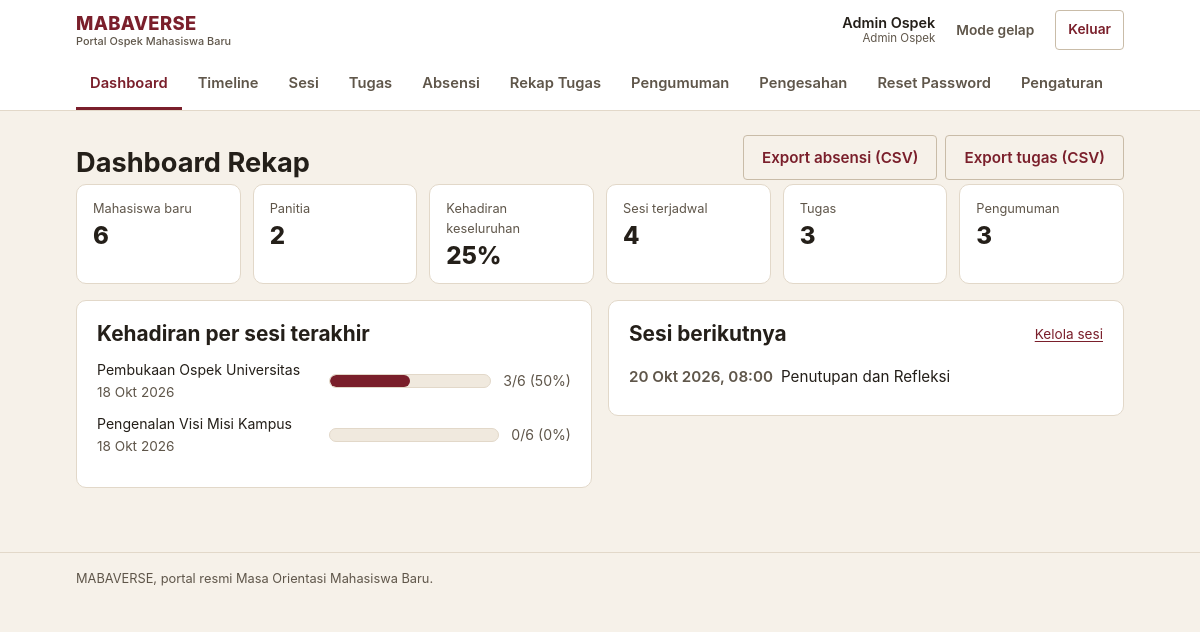
Screenshot of /admin/dashboard (signed in) with the database file from the repository.
### tables this page shows
CREATE TABLE sesi (
    id INT AUTO_INCREMENT PRIMARY KEY,
    tahap_id INT NOT NULL,
    judul VARCHAR(255) NOT NULL,
    tanggal DATE NOT NULL,
    jam_mulai TIME NOT NULL,
    jam_selesai TIME NOT NULL,
    lokasi_text VARCHAR(255) NOT NULL,
    lokasi_lat DECIMAL(10, 8) DEFAULT NULL,
    lokasi_lng DECIMAL(11, 8) DEFAULT NULL,
    radius_meter INT DEFAULT 150,
    pic VARCHAR(255) DEFAULT NULL,
    created_at TIMESTAMP DEFAULT CURRENT_TIMESTAMP,
    FOREIGN KEY (tahap_id) REFERENCES tahap_ospek(id) ON DELETE CASCADE
);

### controllers/AdminController.php (called while the page is built, shortened)
<?php
require_once __DIR__ . '/../models/Timeline.php';
class AdminController {
    public function dashboard() {
        $db = Database::getInstance()->getConnection();
        $timelineModel = new Timeline();
        $stats = [
            'total_maba' => $this->countUsers('maba'),
            'total_panitia' => $this->countUsers('panitia'),
            'total_admin' => $this->countUsers('admin') + $this->countUsers('superadmin'),
            'total_tugas' => $this->countRows('tugas'),
            'total_sesi' => $this->countRows('sesi'),
            'total_pengumuman' => $this->countRows('pengumuman'),
        ];
        $stmt = $db->query("
            SELECT
                (SELECT COUNT(*) FROM sesi WHERE CONCAT(tanggal, ' ', jam_mulai) <= NOW()) AS sesi_berjalan,
                (SELECT COUNT(*) FROM users WHERE role = 'maba' AND is_active = 1) AS total_maba_aktif,
                (SELECT COUNT(*) FROM absensi WHERE status IN ('hadir', 'di_luar_radius', 'terlambat')) AS absensi_masuk
        ");
        $agg = $stmt->fetch();
        $kapasitas = (int)$agg['sesi_berjalan'] * (int)$agg['total_maba_aktif'];
        $stats['persentase_kehadiran'] = $kapasitas > 0
            ? round((int)$agg['absensi_masuk'] / $kapasitas * 100, 1)
            : null;
        $stmt = $db->query("
            SELECT s.id, s.judul, s.tanggal,
                   SUM(CASE WHEN a.status IN ('hadir', 'di_luar_radius', 'terlambat') THEN 1 ELSE 0 END) AS hadir,
                   (SELECT COUNT(*) FROM users u WHERE u.role = 'maba' AND u.is_active = 1) AS target
            FROM sesi s
            LEFT JOIN absensi a ON a.sesi_id = s.id
            WHERE CONCAT(s.tanggal, ' ', s.jam_mulai) <= NOW()
            GROUP BY s.id
            ORDER BY s.tanggal DESC, s.jam_mulai DESC
            LIMIT 6
        ");
        $tren_kehadiran = array_reverse($stmt->fetchAll());
        $sesi_terdekat = $timelineModel->getUpcomingSesi(null, null, 5);
        include_once __DIR__ . '/../views/admin/dashboard.php';
    }
    private function countRows($table) {
        $db = Database::getInstance()->getConnection();
        return (int)$db->query("SELECT COUNT(*) FROM {$table}")->fetchColumn();
    }
    private function countUsers($role) {
        $db = Database::getInstance()->getConnection();
        $stmt = $db->prepare("SELECT COUNT(*) as count FROM users WHERE role = ?");
        $stmt->execute([$role]);
        return $stmt->fetch()['count'];
    }
}

### config/config.php (called while the page is built, shortened)
<?php
function e($value) {
    return htmlspecialchars((string)$value, ENT_QUOTES, 'UTF-8');
}
function format_tanggal($datetime, $dengan_waktu = true) {
    $ts = strtotime($datetime);
    $bulan = [1 => 'Jan', 'Feb', 'Mar', 'Apr', 'Mei', 'Jun', 'Jul', 'Agu', 'Sep', 'Okt', 'Nov', 'Des'];
    $hasil = date('j', $ts) . ' ' . $bulan[(int)date('n', $ts)] . ' ' . date('Y', $ts);
    return $hasil;
}
require_once __DIR__ . '/database.php';

### config/database.php (called while the page is built)
<?php
require_once __DIR__ . '/config.php';
class Database {
    private static $instance = null;
    private $pdo;
    private function __construct() {
        try {
            $dsn = "mysql:host=" . DB_HOST . ";dbname=" . DB_NAME . ";charset=" . DB_CHARSET;
            $options = [
                PDO::ATTR_ERRMODE => PDO::ERRMODE_EXCEPTION,
                PDO::ATTR_DEFAULT_FETCH_MODE => PDO::FETCH_ASSOC,
                PDO::ATTR_EMULATE_PREPARES => false,
            ];
            $this->pdo = new PDO($dsn, DB_USER, DB_PASS, $options);
        } catch (PDOException $e) {
            error_log('[MABAVERSE] Koneksi database gagal: ' . $e->getMessage());
            if (defined('APP_ENV') && APP_ENV === 'production') {
                throw new RuntimeException('Layanan database sedang tidak tersedia.');
            }
            die("Koneksi database gagal: " . $e->getMessage()
                . " — periksa DB_HOST/DB_USER/DB_PASS di config/config.local.php dan pastikan MySQL berjalan.");
        }
    }
    public static function getInstance() {
        if (self::$instance === null) {
            self::$instance = new self();
        }
        return self::$instance;
    }
    public function getConnection() {
        return $this->pdo;
    }
}

### models/Timeline.php (called while the page is built, shortened)
<?php
require_once __DIR__ . '/../config/config.php';
class Timeline {
    private $db;
    public function __construct() {
        $this->db = Database::getInstance()->getConnection();
    }
    public function getUpcomingSesi($user_fakultas_id = null, $user_jurusan_id = null, $limit = 5) {
        $now = date('Y-m-d H:i:s');
        $sql = "
            SELECT s.*, t.judul as tahap_judul, t.target_level
            FROM sesi s
            INNER JOIN tahap_ospek t ON s.tahap_id = t.id
            WHERE CONCAT(s.tanggal, ' ', s.jam_mulai) >= ?
        ";
        $params = [$now];
        $sql .= " ORDER BY s.tanggal ASC, s.jam_mulai ASC LIMIT ?";
        $params[] = $limit;
        $stmt = $this->db->prepare($sql);
        $stmt->execute($params);
        return $stmt->fetchAll();
    }
}

### views/admin/dashboard.php (the view, shortened to what this page needs)
<?php
include __DIR__ . '/../layouts/header.php';
?>
<div class="page-head">
    <div>
        <h1>Dashboard Rekap</h1>
    </div>
    <div class="page-actions">
        <a class="btn btn-outline" href="<?= BASE_URL ?>admin/export-absensi">Export absensi (CSV)</a>
        <a class="btn btn-outline" href="<?= BASE_URL ?>admin/export-tugas">Export tugas (CSV)</a>
    </div>
</div>
<div class="stats">
    <div class="stat">
        <p class="stat-label">Mahasiswa baru</p>
        <p class="stat-value"><?= (int)$stats['total_maba'] ?></p>
    </div>
    <div class="stat">
        <p class="stat-label">Panitia</p>
        <p class="stat-value"><?= (int)$stats['total_panitia'] ?></p>
    </div>
    <div class="stat">
        <p class="stat-label">Kehadiran keseluruhan</p>
        <p class="stat-value">
            <?= $stats['persentase_kehadiran'] !== null ? e($stats['persentase_kehadiran']) . '%' : '-' ?>
        </p>
    </div>
    <div class="stat">
        <p class="stat-label">Sesi terjadwal</p>
        <p class="stat-value"><?= (int)$stats['total_sesi'] ?></p>
    </div>
    <div class="stat">
        <p class="stat-label">Tugas</p>
        <p class="stat-value"><?= (int)$stats['total_tugas'] ?></p>
    </div>
    <div class="stat">
        <p class="stat-label">Pengumuman</p>
        <p class="stat-value"><?= (int)$stats['total_pengumuman'] ?></p>
    </div>
</div>
<div class="grid-2">
    <div class="card">
        <div class="card-head">
            <h2>Kehadiran per sesi terakhir</h2>
        </div>
        <?php if (empty($tren_kehadiran)): ?>
        <p class="muted mb-0">Belum ada sesi yang sudah dimulai, jadi belum ada data kehadiran untuk ditampilkan.</p>
        <?php else: ?>
        <?php foreach ($tren_kehadiran as $tren): ?>
        <?php
        $target = max(1, (int)$tren['target']);
        $persen = round((int)$tren['hadir'] / $target * 100);
        ?>
        <div class="bar-row">
            <span class="bar-name"><?= e($tren['judul']) ?><br><span class="muted small"><?= e(format_tanggal($tren['tanggal'], false)) ?></span></span>
            <span class="bar-track">
                <span class="bar-fill" style="width: <?= min(100, $persen) ?>%"></span>
            </span>
            <span class="bar-value"><?= (int)$tren['hadir'] ?>/<?= (int)$tren['target'] ?> (<?= $persen ?>%)</span>
        </div>
        <?php endforeach; ?>
        <?php endif; ?>
    </div>
    <div class="card">
        <div class="card-head">
            <h2>Sesi berikutnya</h2>
            <a class="small" href="<?= BASE_URL ?>admin/sesi">Kelola sesi</a>
        </div>
        <?php if (empty($sesi_terdekat)): ?>
        <p class="muted mb-0">Belum ada sesi terjadwal ke depan. Tambahkan sesi di menu Sesi.</p>
        <?php else: ?>
        <ul class="meta-list">
            <?php foreach ($sesi_terdekat as $s): ?>
            <li>
                <span class="meta-label"><?= e(format_tanggal($s['tanggal'], false)) ?>, <?= e(date('H:i', strtotime($s['jam_mulai']))) ?></span>
                <?= e($s['judul']) ?>
            </li>
            <?php endforeach; ?>
        </ul>
        <?php endif; ?>
    </div>
</div>
<?php include __DIR__ . '/../layouts/footer.php'; ?>

### assets/css/style.css (style rules this page uses)
:root { --bg: #F6F1E9; --surface: #FFFFFF; --surface-alt: #F0E9DE; --ink: #241F19; --ink-soft: #5F564A; --line: #E2D8C9; --line-strong: #C9BCA8; --brand: #7A1F2B; --brand-strong: #5E1620; --brand-soft: #F5E7E8; --brand-ink: #FFFFFF; --accent: #9A4A08; --accent-soft: #FBEEDD; --ok: #1E6B43; --ok-soft: #E4F2E9; --warn: #8A4B0F; --warn-soft: #FBEEDC; --danger: #A32A22; --danger-soft: #F9E6E4; --info: #2E5375; --info-soft: #E7EEF5; --radius-sm: 4px; --radius: 10px; --shadow-1: 0 1px 2px rgba(36, 31, 25, 0.08), 0 6px 16px rgba(36, 31, 25, 0.07); --maxw: 1080px; --font: -apple-system, BlinkMacSystemFont, "Segoe UI", Roboto, "Helvetica Neue", Arial, sans-serif; }
*, *::before, *::after { box-sizing: border-box; }
html { -webkit-text-size-adjust: 100%; }
body { margin: 0; background: var(--bg); color: var(--ink); font-family: var(--font); font-size: 16px; line-height: 1.55; }
h1, h2, h3, h4 { margin: 0 0 0.5em; line-height: 1.25; font-weight: 700; }
h1 { font-size: clamp(1.3rem, 1.1rem + 1vw, 1.7rem); }
h2 { font-size: clamp(1.1rem, 1rem + 0.6vw, 1.3rem); }
p { margin: 0 0 1em; }
a { color: var(--brand); text-decoration-thickness: 1px; text-underline-offset: 2px; }
.muted { color: var(--ink-soft); }
.small { font-size: 0.85rem; }
.page-head { display: flex; align-items: flex-end; justify-content: space-between; gap: 12px; flex-wrap: wrap; margin: 24px 0 4px; }
.page-head h1 { margin: 0; }
.page-actions { display: flex; gap: 8px; flex-wrap: wrap; }
.btn { display: inline-flex; align-items: center; justify-content: center; gap: 6px; min-height: 44px; padding: 10px 18px; border-radius: var(--radius-sm); border: 1px solid transparent; background: var(--brand); color: var(--brand-ink); font-family: inherit; font-size: 0.95rem; font-weight: 600; text-decoration: none; cursor: pointer; transition: background-color 120ms ease, border-color 120ms ease, color 120ms ease; }
.btn-outline { background: transparent; color: var(--brand); border-color: var(--line-strong); }
.card { background: var(--surface); border: 1px solid var(--line); border-radius: var(--radius); padding: 20px; margin-bottom: 16px; }
.card-head { display: flex; align-items: center; justify-content: space-between; gap: 12px; flex-wrap: wrap; margin-bottom: 12px; }
.card-head h2, .card-head h3 { margin: 0; }
.grid-2 { display: grid; grid-template-columns: 1fr 1fr; gap: 16px; align-items: start; }
.grid-2 > * { min-width: 0; }
.stats { display: grid; grid-template-columns: repeat(auto-fit, minmax(160px, 1fr)); gap: 12px; margin-bottom: 16px; }
.stat { background: var(--surface); border: 1px solid var(--line); border-radius: var(--radius); padding: 14px 16px; }
.stat-label { font-size: 0.8rem; color: var(--ink-soft); margin: 0 0 4px; }
.stat-value { font-size: 1.5rem; font-weight: 800; margin: 0; line-height: 1.1; }
.bar-row { display: grid; grid-template-columns: minmax(120px, 220px) 1fr auto; align-items: center; gap: 12px; margin-bottom: 10px; font-size: 0.88rem; }
.bar-track { background: var(--surface-alt); border: 1px solid var(--line); border-radius: 999px; height: 14px; overflow: hidden; }
.bar-fill { display: block; height: 100%; background: var(--brand); border-radius: 999px; }
.bar-value { white-space: nowrap; color: var(--ink-soft); }
.meta-list { list-style: none; margin: 0; padding: 0; font-size: 0.95rem; }
.meta-list li { display: flex; gap: 8px; padding: 6px 0; border-bottom: 1px solid var(--line); flex-wrap: wrap; }
.meta-list li:last-child { border-bottom: none; }
.meta-list .meta-label { min-width: 130px; color: var(--ink-soft); font-weight: 600; }

### rows the page displays
sesi: judul "Pembukaan Ospek Universitas", tanggal "18 Okt 2026", hadir "3", target "6", persen "50"
sesi: judul "Pengenalan Visi Misi Kampus", tanggal "18 Okt 2026", hadir "0", target "6", persen "0"
sesi: tanggal "20 Okt 2026", jam_mulai "08:00", judul "Penutupan dan Refleksi"

### other values shown
$user_nama "Admin Ospek"
$role_label "Admin Ospek"
$label "Dashboard"
$label "Timeline"
$label "Sesi"
$label "Tugas"
$label "Absensi"
$label "Rekap Tugas"
$label "Pengumuman"
$label "Pengesahan"
$label "Reset Password"
$label "Pengaturan"
$stats['total_maba'] "6"
$stats['total_panitia'] "2"
$stats['persentase_kehadiran'] "25"
